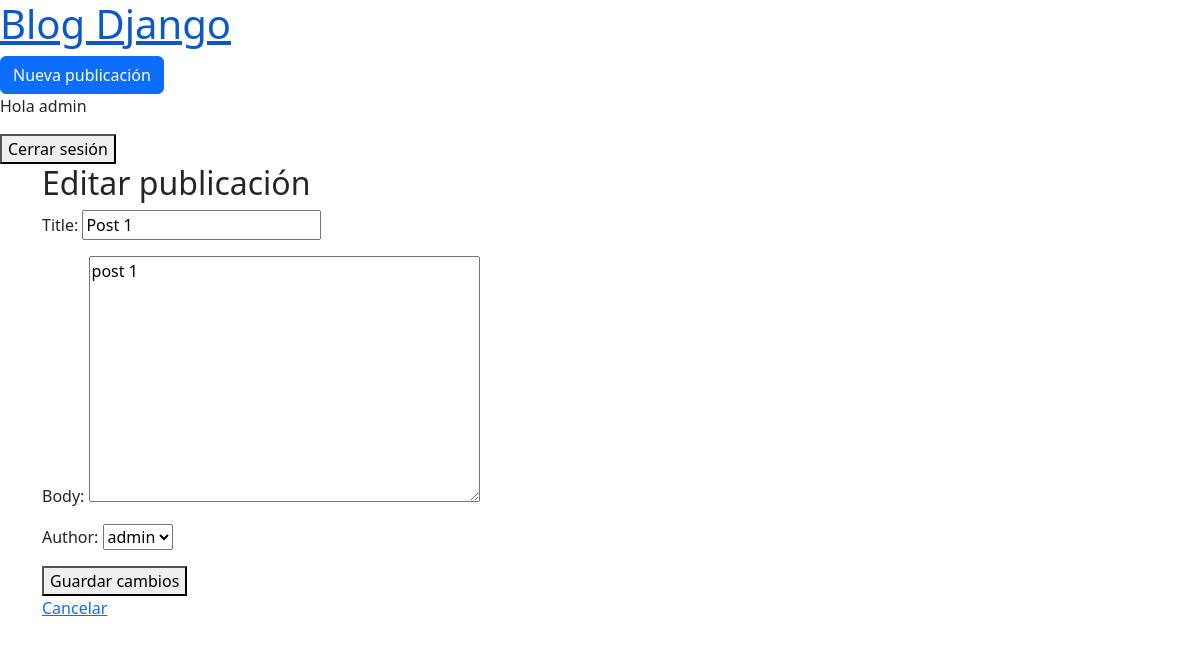
The app's page /Publication/1/update/ (signed in) with its own data.
### blog/models.py (models this page shows, shortened)
class Publication(models.Model):
    title = models.CharField(max_length=30)
    body = models.TextField()
    author = models.ForeignKey('auth.User', on_delete=models.CASCADE)
    date = models.DateTimeField(auto_now_add=True)
    updated = models.DateTimeField(auto_now=True)

### blog/views.py (the view)
# urls.py: path('Publication/<int:pk>/update/', PublicationUpdateView.as_view(), name='publication-update'),
class PublicationUpdateView(LoginRequiredMixin,UserPassesTestMixin, UpdateView):
    model = Publication
    template_name = 'publication-update.html'
    fields = ['title', 'body', 'author']
    def test_func(self):
        obj = self.get_object()
        return obj.author == self.request.user

### templates/publication-update.html (shortened to what this page needs)
{%  extends "_base.html" %}
{% block content %}
    <h2>Editar publicación</h2>
    <form method="post">
        {{ form.as_p }}
        <button type="submit">Guardar cambios</button>
    </form>
    <a href="{% url 'publications-list' %}">Cancelar</a>
{% endblock content %}

### templates/_base.html (shortened to what this page needs)
<!DOCTYPE html>
<html lang="en">
<head>
    <link href="https://cdn.jsdelivr.net/npm/bootstrap@5.3.3/dist/css/bootstrap.min.css" rel="stylesheet">
</head>
<body>
    <header>
        <h1><a href="{% url 'publications-list' %}">Blog Django</a></h1>
    <div> <a href="{% url 'publication-create' %}" class="btn btn-primary">Nueva publicación</a></div>
    </header>
        {% if user.is_authenticated %}
        <p>Hola {{ user.username }}</p>
        <form action="{% url 'logout' %}" method="post" class="d-inline">
            <button type="submit">Cerrar sesión</button>
        </form>
    {% else %}
        <p><a href="{% url 'login' %}" class="btn btn-secondary">Iniciar sesión</a>
        <a href="{% url 'signup' %}" class="btn btn-primary">Registrarse</a></p>
    {% endif %}
    <main class="container">
        {% block content %}
        {% endblock %}
        </main>
</body>
</html>

### records on screen
Publication: title "Post 1", body "post 1", author "admin"

### other values on screen
{{ user.username }} "admin"
